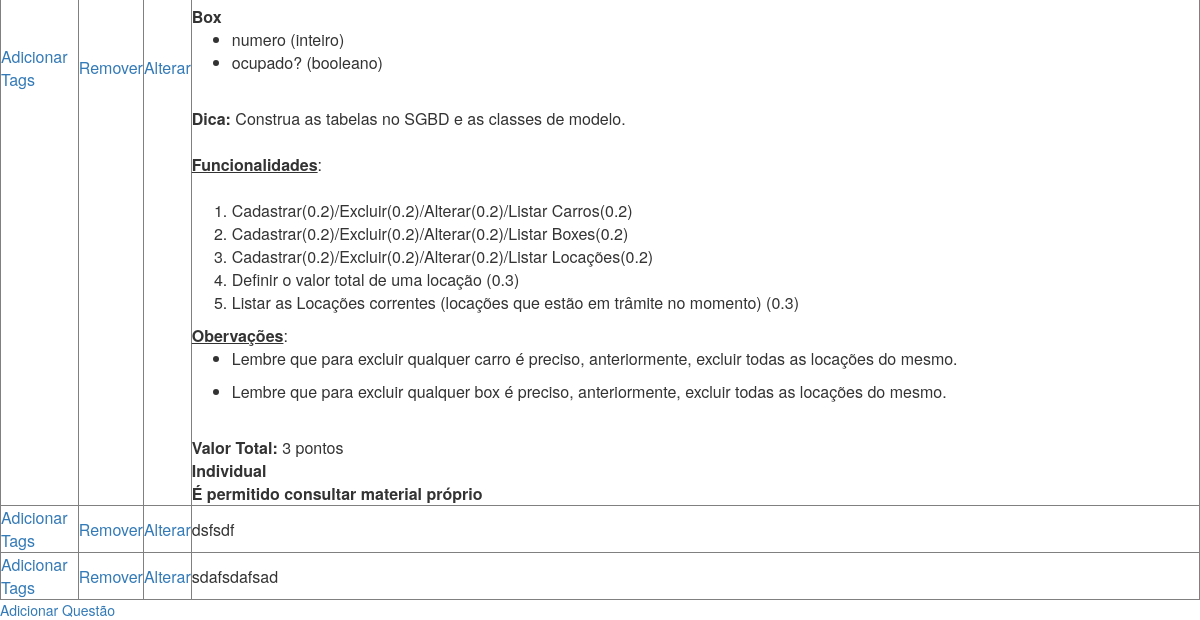
Page /listar_questao (lower part) on the earlier database version.
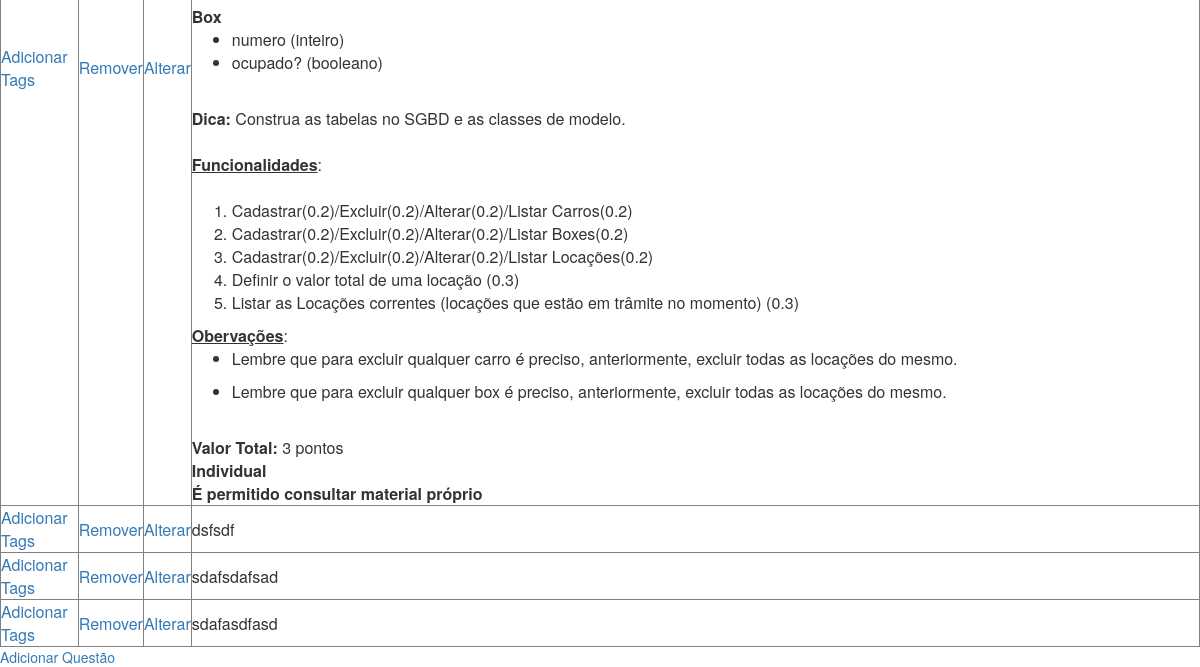
Same page on the later database version.
### tables this page shows
CREATE TABLE questoes (
   id INTEGER PRIMARY KEY AUTOINCREMENT,
   questao text NOT NULL,
   resposta text
);

### main.py (the view)
@app.route("/listar_questao")
def listar_questao():
    conn = sqlite3.connect("database.db")
    cur = conn.cursor()
    cur.execute("SELECT * FROM questoes")
    vet = cur.fetchall()
    cur.close()
    conn.close()
    return render_template('listar_questao.html', vet=vet)

### templates/listar_questao.html (shortened to what this page needs)
<html>
    <head>
        <link rel="stylesheet" href="/static/bootstrap/css/bootstrap.min.css">
    </head>
<body>
<table border="1">
    {% for questao in vet %}
    <tr>
        <td><a href="/tela_adicionar_tags/{{questao[0]}}">Adicionar Tags</a></td>
        <td><a href="/remover_questao/{{questao[0]}}">Remover</a></td>
        <td><a href="/tela_alterar_questao/{{questao[0]}}">Alterar</a></td>
        <td>{{questao[1]|safe}}</td>
    </tr>
    {% endfor %}
</table>
    <a href="/tela_adicionar_questao">Adicionar Questão</a>
</body>
</html>

Differences in the rows shown:
added questoes: questao "sdafasdfasd"
